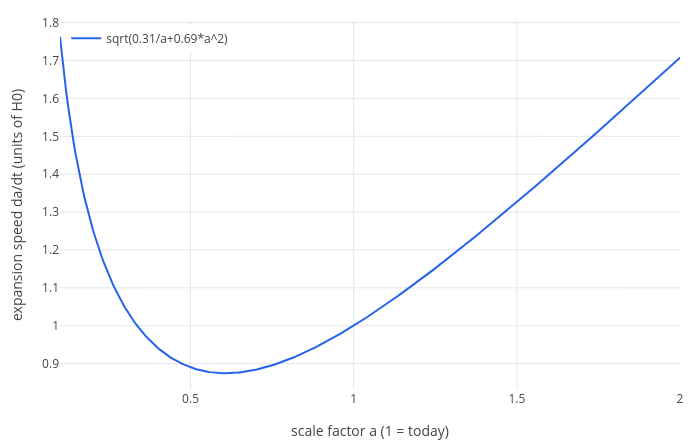

Notebook source saved alongside this figure:
### Markdown cell above
Our universe reaches $a = 1$, today, at 13.8 billion years. At first its curve bends down (the expansion slows, as
in the matter-only universe), later it bends up (the expansion speeds up). The matter-only universe reaches $a = 1$
after only 9.6 billion years, which would make the universe younger than its oldest stars [4]. That conflict was one
of the hints that led to dark energy.

### When did the expansion start speeding up?

The expansion speed is $\dot a = H_0\sqrt{\Omega_m/a + \Omega_\Lambda a^2}$ (multiply $a$ into the square root). Matter
makes it fall as $a$ grows, dark energy makes it rise. Here it is against $a$:

### Code cell
labels(plot(sqrt(0.31/a + 0.69*a^2), a, 0.1, 2), "scale factor a (1 = today)", "expansion speed da/dt (units of H0)")

### Figure 1 — Plotly figure (JSON) as saved in the notebook; plotly's stock layout.template omitted (floating-point values rounded to 4 significant figures; data arrays with more than 128 entries replaced by an {"elided": "..."} marker saying what was removed)
{"data": [{"line": {"color": "#2563eb", "width": 2}, "mode": "lines", "name": "sqrt(0.31/a+0.69*a^2)", "type": "scatter", "x": {"elided": "402 float values"}, "y": {"elided": "402 float values"}}], "layout": {"height": 440, "legend": {"bgcolor": "rgba(255,255,255,0.8)", "x": 0.01, "xanchor": "left", "y": 0.99, "yanchor": "top"}, "margin": {"b": 50, "l": 60, "r": 20, "t": 20}, "showlegend": true, "title": {"text": ""}, "width": 700, "xaxis": {"range": [0.1, 2], "title": {"text": "scale factor a (1 = today)"}, "zeroline": true}, "yaxis": {"range": [0.8302, 1.807], "title": {"text": "expansion speed da/dt (units of H0)"}, "zeroline": true}}}
